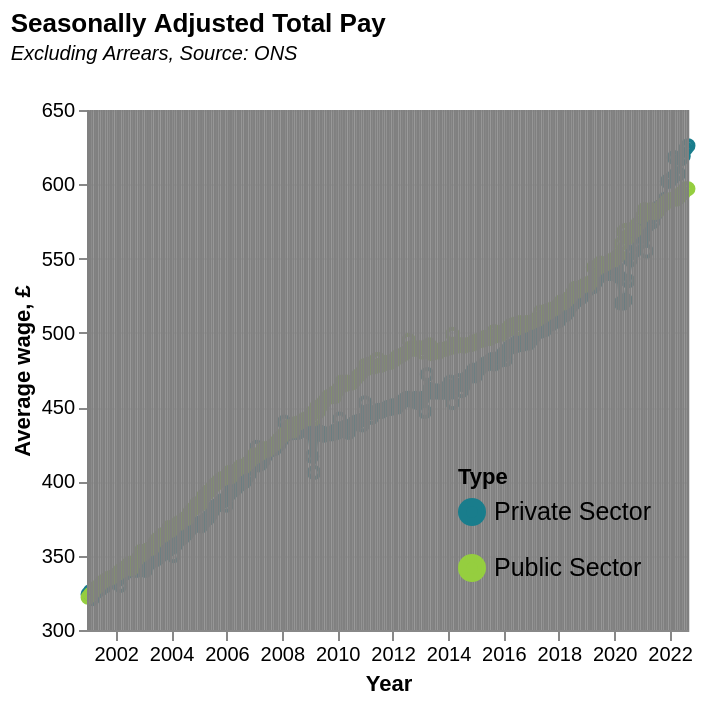

Here is the Vega-Lite specification saved for this chart:
### Vega-Lite specification from a JSON file in a GitHub repository (floating-point values rounded to 4 significant figures; data arrays with more than 128 entries replaced by an {"elided": "..."} marker saying what was removed)
{"title": {"text": "Seasonally Adjusted Total Pay", "subtitle": "Excluding Arrears, Source: ONS", "subtitleFontStyle": "italic", "subtitleFontSize": 10, "anchor": "start", "color": "black"}, "transform": [{"calculate": "replace(datum.Date, ' JAN', '-01')", "as": "Date1"}, {"calculate": "replace(datum.Date1, ' FEB', '-02')", "as": "Date2"}, {"calculate": "replace(datum.Date2, ' MAR', '-03')", "as": "Date3"}, {"calculate": "replace(datum.Date3, ' APR', '-04')", "as": "Date4"}, {"calculate": "replace(datum.Date4, ' MAY', '-05')", "as": "Date5"}, {"calculate": "replace(datum.Date5, ' JUN', '-06')", "as": "Date6"}, {"calculate": "replace(datum.Date6, ' JUL', '-07')", "as": "Date7"}, {"calculate": "replace(datum.Date7, ' AUG', '-08')", "as": "Date8"}, {"calculate": "replace(datum.Date8, ' SEP', '-09')", "as": "Date9"}, {"calculate": "replace(datum.Date9, ' OCT', '-10')", "as": "Date10"}, {"calculate": "replace(datum.Date10, ' NOV', '-11')", "as": "Date11"}, {"calculate": "replace(datum.Date11, ' DEC', '-12')", "as": "Date12"}, {"calculate": "timeParse(datum.Date12, '%Y-%m')", "as": "DateClean"}], "layer": [{"mark": {"type": "line", "interpolate": "basis"}, "encoding": {"color": {"field": "Type", "legend": {"orient": "bottom-right", "columns": 1, "symbolStrokeWidth": 4, "labelFontSize": 12.5}, "scale": {"scheme": "darkmulti"}}, "x": {"field": "DateClean", "type": "temporal", "title": "Year"}, "y": {"field": "Value", "type": "quantitative", "title": "Average wage, £", "scale": {"domain": [300, 650]}}}}, {"mark": "point", "encoding": {"opacity": {"value": 0}, "x": {"field": "DateClean", "type": "temporal"}}}, {"mark": "point", "encoding": {"color": {"field": "Type", "type": "nominal"}, "opacity": {"value": 1}, "x": {"field": "DateClean", "type": "temporal"}, "y": {"field": "Value", "type": "quantitative"}}}, {"mark": {"type": "rule", "color": "gray"}, "encoding": {"x": {"field": "DateClean", "type": "temporal"}}}, {"mark": {"type": "text", "align": "right", "dx": 5, "dy": -30, "fontSize": 15, "fontWeight": "bold"}, "encoding": {"color": {"field": "Type", "type": "nominal"}, "text": {}, "x": {"field": "DateClean", "type": "temporal"}, "y": {"field": "Value", "type": "quantitative"}}}], "height": 260, "$schema": "https://vega.github.io/schema/vega-lite/v5.json", "data": {"values": {"elided": "522 records"}}}
